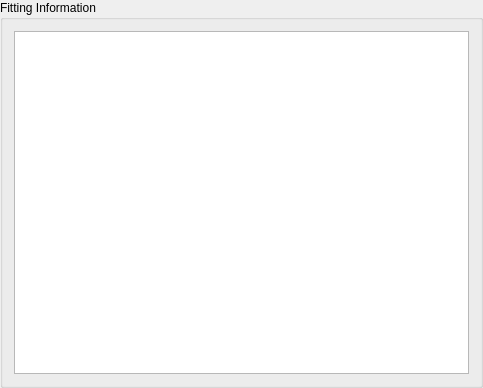
<?xml version="1.0" encoding="UTF-8"?>
<ui version="4.0">
 <class>info_group_box</class>
 <widget class="QGroupBox" name="info_group_box">
  <property name="geometry">
   <rect>
    <x>0</x>
    <y>0</y>
    <width>483</width>
    <height>388</height>
   </rect>
  </property>
  <property name="windowTitle">
   <string>GroupBox</string>
  </property>
  <property name="title">
   <string>Fitting Information</string>
  </property>
  <layout class="QVBoxLayout" name="verticalLayout">
   <item>
    <layout class="QHBoxLayout" name="horizontal_layout"/>
   </item>
   <item>
    <widget class="QPlainTextEdit" name="info_plain_text_edit">
     <property name="lineWrapMode">
      <enum>QPlainTextEdit::WidgetWidth</enum>
     </property>
     <property name="readOnly">
      <bool>true</bool>
     </property>
    </widget>
   </item>
  </layout>
 </widget>
 <resources/>
 <connections/>
</ui>
